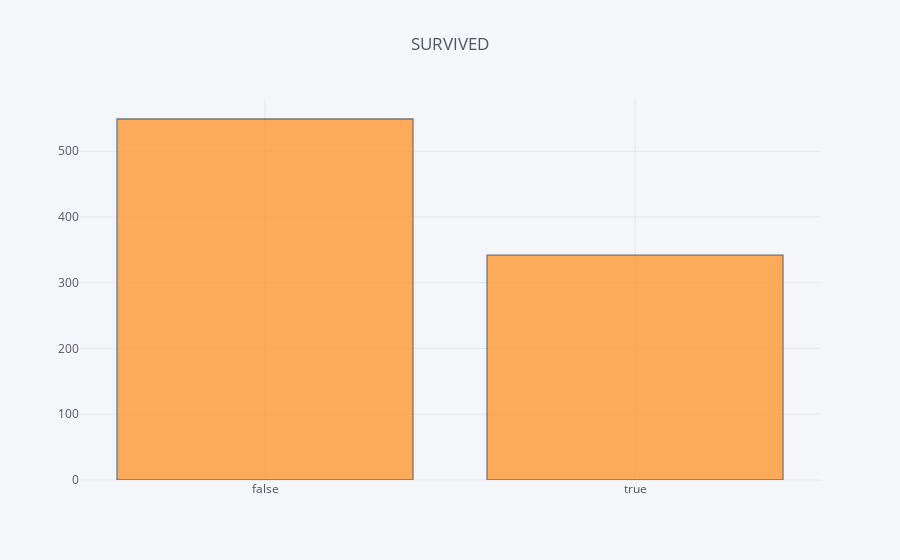

Notebook source saved alongside this figure:
### Markdown cell above
#### Survived

### Code cell
df_log_treat["Survived"].iplot(kind="hist", title="SURVIVED")

### Figure 1 — Plotly figure (JSON) as saved in the notebook; plotly's stock layout.template omitted (floating-point values rounded to 4 significant figures; data arrays with more than 128 entries replaced by an {"elided": "..."} marker saying what was removed)
{"data": [{"histfunc": "count", "histnorm": "", "marker": {"color": "rgba(255, 153, 51, 1.0)", "line": {"color": "#4D5663", "width": 1.3}}, "name": "Survived", "opacity": 0.8, "orientation": "v", "type": "histogram", "uid": "f4b03d38-200b-4cb9-ad06-ec5abd46f665", "x": {"elided": "891 bool values"}}], "layout": {"barmode": "overlay", "legend": {"bgcolor": "#F5F6F9", "font": {"color": "#4D5663"}}, "paper_bgcolor": "#F5F6F9", "plot_bgcolor": "#F5F6F9", "title": {"font": {"color": "#4D5663"}, "text": "SURVIVED"}, "xaxis": {"gridcolor": "#E1E5ED", "showgrid": true, "tickfont": {"color": "#4D5663"}, "title": {"font": {"color": "#4D5663"}, "text": ""}, "zerolinecolor": "#E1E5ED"}, "yaxis": {"gridcolor": "#E1E5ED", "showgrid": true, "tickfont": {"color": "#4D5663"}, "title": {"font": {"color": "#4D5663"}, "text": ""}, "zerolinecolor": "#E1E5ED"}}}
